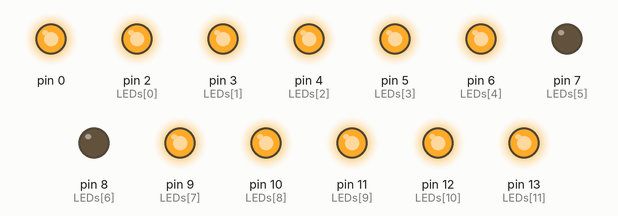
Simulated run of this sketch. Board: Arduino Uno, built with avr-gcc and run on an emulated ATmega328P. Parts: output pins drawn as LEDs (lit = HIGH).

Above: at 1.55 s.
At 2.15 s:
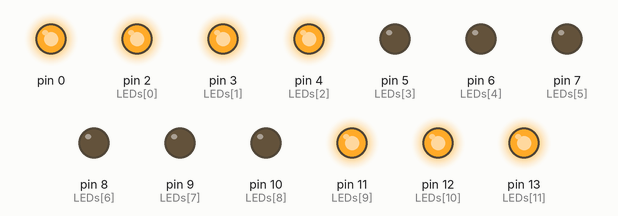
At 2.45 s:
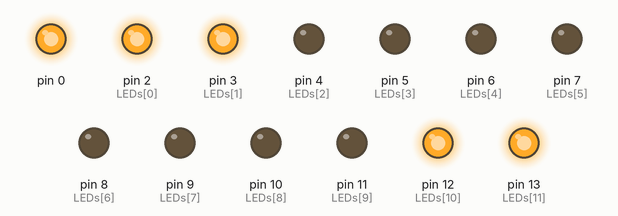
At 3.05 s:
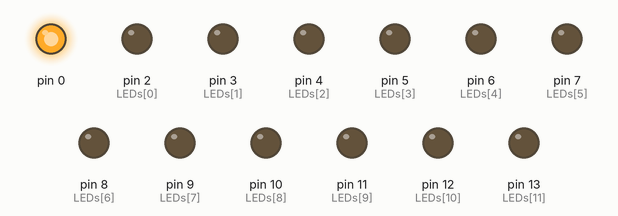
At 5.35 s:
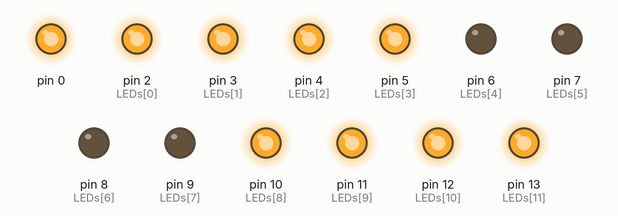
At 6.85 s:
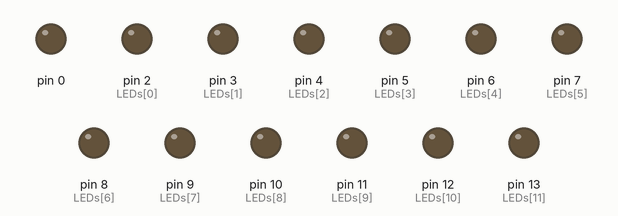
Timing chart, 0 to 8.1 s (numbered marks = the images above):
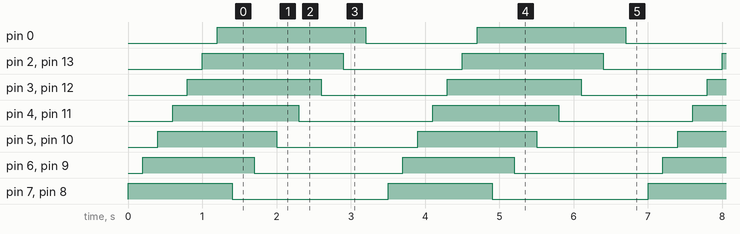

The sketch:

prelims.ino
```cpp
int LEDs[] = {2,3,4,5,6,7,8,9,10,11,12,13};
int lenled = sizeof(LEDs)/sizeof(LEDs[0]);
int mid = lenled/2;

void setup() {
  // put your setup code here, to run once:
    for(int i=0; i<=lenled; i++){
        pinMode(LEDs[i],OUTPUT);
    }
}

void loop() {
  // put your main code here, to run repeatedly:
    for(int l=mid,r=mid ; l>=0, r<=lenled ; l--, r++){
        digitalWrite(LEDs[l-1],HIGH);
        digitalWrite(LEDs[r],HIGH);
        delay(200);
    }
    for(int l=mid,r=mid ; l>=0, r<=lenled ; l--, r++){
        digitalWrite(LEDs[l-1],LOW);
        digitalWrite(LEDs[r],LOW);
        delay(300);
    }
}
```

Measured:
- by itself, pin 0: alternates HIGH for 2.0 s and LOW for 1.5 s
- by itself, pin 2 (LEDs[0]), pin 13 (LEDs[11]): alternates HIGH for 1.9 s and LOW for 1.6 s
- by itself, pin 3 (LEDs[1]), pin 12 (LEDs[10]): alternates HIGH for 1.8 s and LOW for 1.7 s
- by itself, pin 4 (LEDs[2]), pin 11 (LEDs[9]): alternates HIGH for 1.7 s and LOW for 1.8 s
- by itself, pin 5 (LEDs[3]), pin 10 (LEDs[8]): alternates HIGH for 1.6 s and LOW for 1.9 s
- by itself, pin 6 (LEDs[4]), pin 9 (LEDs[7]): alternates HIGH for 1.5 s and LOW for 2.0 s
- by itself, pin 7 (LEDs[5]), pin 8 (LEDs[6]): alternates HIGH for 1.4 s and LOW for 2.1 s
